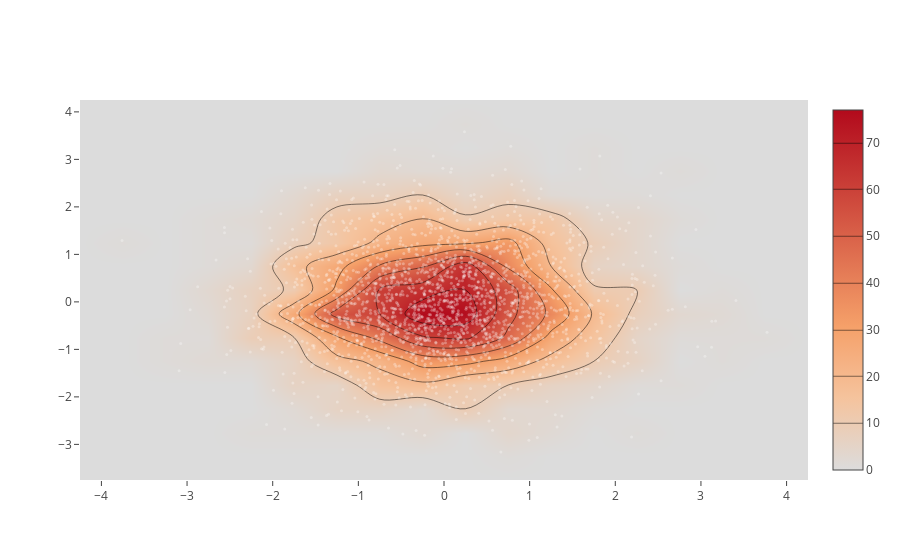

Notebook code for this chart:
### Code cell
from plotly.graph_objs import *
import numpy as np

x = np.random.randn(2000)
y = np.random.randn(2000)
iplot([Histogram2dContour(x = x, y = y, contours = Contours(coloring = 'heatmap')), 
     Scatter(x = x, y = y, mode = 'markers', marker = Marker(color = 'white', size = 3, opacity = 0.3))],
     show_link = False)

### Figure 1 — Plotly figure (JSON) as saved in the notebook; plotly's stock layout.template omitted (floating-point values rounded to 4 significant figures; data arrays with more than 128 entries replaced by an {"elided": "..."} marker saying what was removed)
{"data": [{"contours": {"coloring": "heatmap"}, "type": "histogram2dcontour", "x": {"elided": "2000 float values"}, "y": {"elided": "2000 float values"}}, {"marker": {"color": "white", "opacity": 0.3, "size": 3}, "mode": "markers", "type": "scatter", "x": {"elided": "2000 float values"}, "y": {"elided": "2000 float values"}}], "layout": {}}
